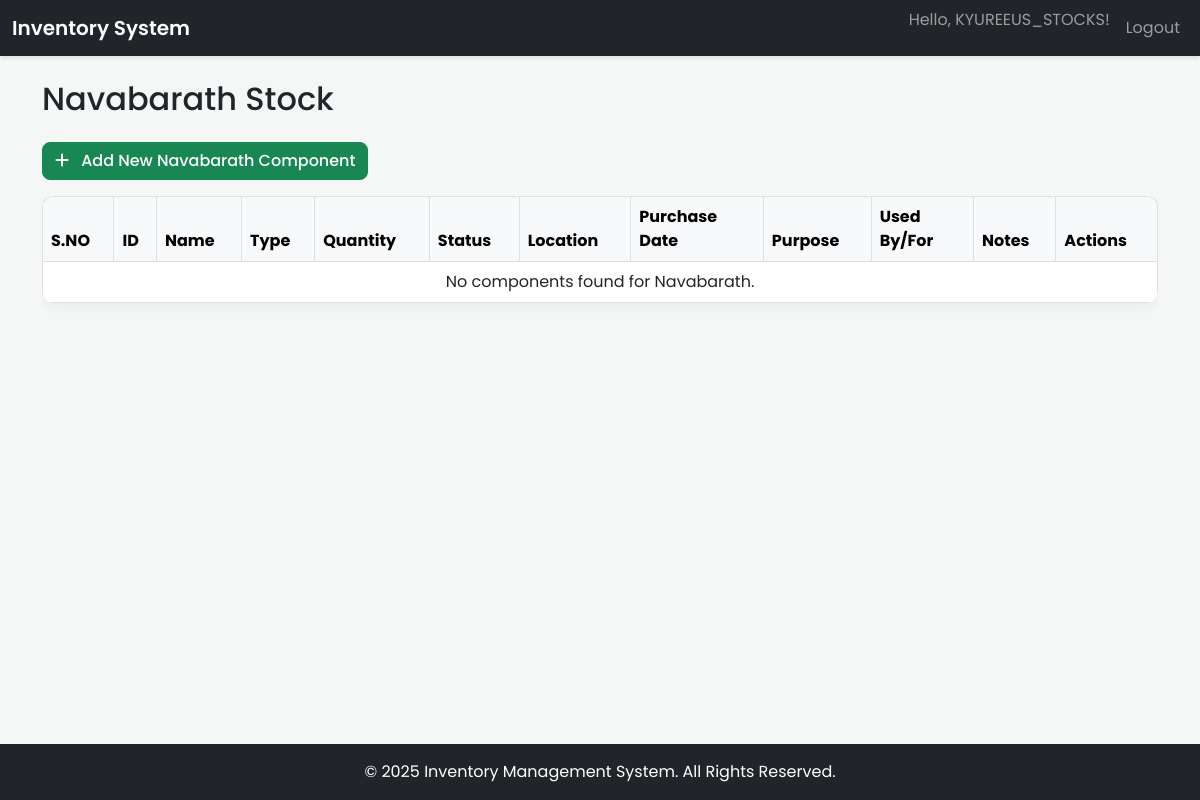
Before: /navabarath (signed in) with the older database file.
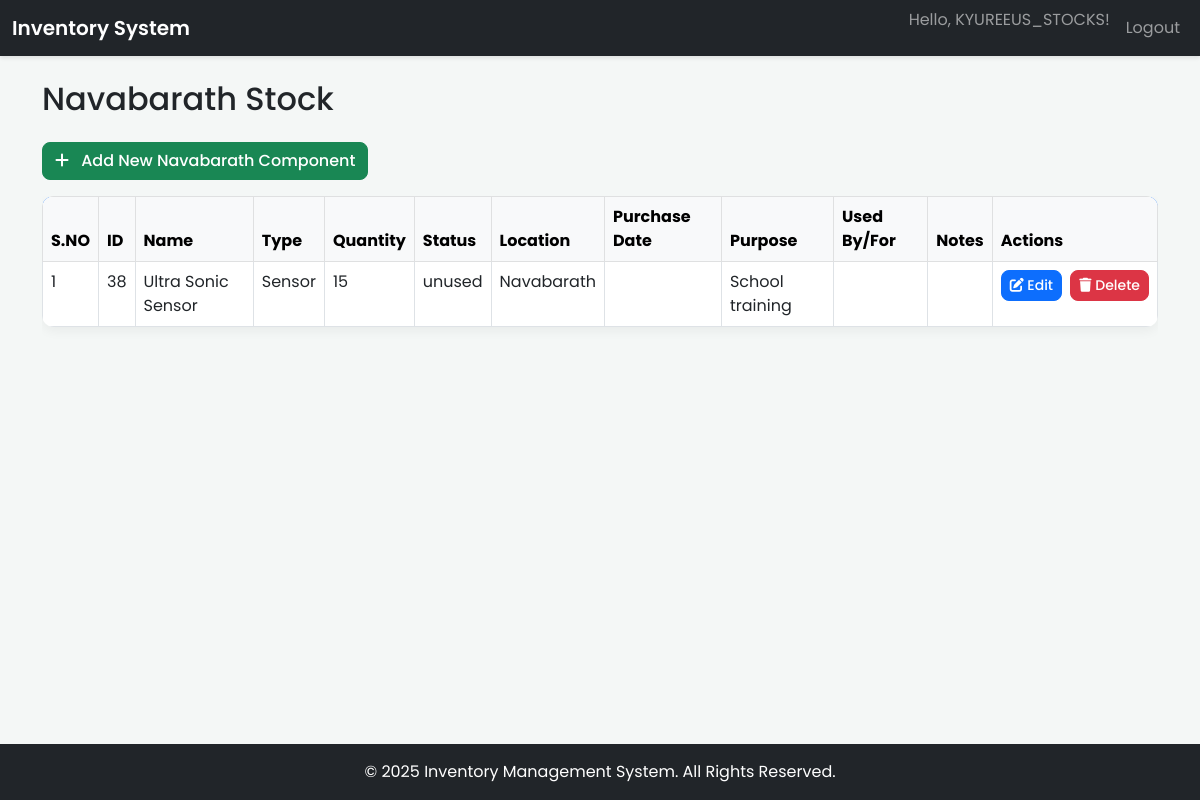
After: the same page with the newer database file.
### app.py (models this page shows)
class User(db.Model, UserMixin):
    id = db.Column(db.Integer, primary_key=True)
    username = db.Column(db.String(80), unique=True, nullable=False)
    password_hash = db.Column(db.String(128), nullable=False)

class Component(db.Model):
    id = db.Column(db.Integer, primary_key=True)
    name = db.Column(db.String(100), nullable=False)
    type = db.Column(db.String(100), nullable=False)
    quantity = db.Column(db.Integer, nullable=False)
    status = db.Column(db.String(20), nullable=False)  # used, unused, defect
    location = db.Column(db.String(100))
    purchase_date = db.Column(db.String(20))
    notes = db.Column(db.Text)
    purpose = db.Column(db.String(200))
    used_by_for = db.Column(db.String(100))

### app.py (the view)
@app.route('/navabarath')
@login_required
def navabarath():
    navabarath_components = Component.query.filter(Component.location.ilike('%navabarath%')).all()
    return render_template('navabarath.html', navabarath_components=navabarath_components)

### app.py (called while the page is built)
@login_manager.user_loader
def load_user(user_id):
    return User.query.get(int(user_id))

@app.context_processor
def inject_now():
    return {'now': datetime.datetime.utcnow()}

### templates/navabarath.html (shortened to what this page needs)
{% extends 'base.html' %}
{% block content %}
<div class="d-flex justify-content-between align-items-center mb-4">
    <h2 class="mb-0">Navabarath Stock</h2>
</div>
<div class="mb-3">
    <button class="btn btn-success" type="button" data-bs-toggle="collapse" data-bs-target="#addComponentForm" aria-expanded="false" aria-controls="addComponentForm">
        <i class="fas fa-plus me-2"></i> Add New Navabarath Component
    </button>
</div>
<div class="table-responsive">
    <table class="table table-bordered table-hover">
        <thead class="table-light">
            <tr>
                <th>S.NO</th>
                <th>ID</th>
                <th>Name</th>
                <th>Type</th>
                <th>Quantity</th>
                <th>Status</th>
                <th>Location</th>
                <th>Purchase Date</th>
                <th>Purpose</th>
                <th>Used By/For</th>
                <th>Notes</th>
                <th>Actions</th>
            </tr>
        </thead>
        <tbody>
            {% for component in navabarath_components %}
            <tr {% if component.quantity < 5 %}class="table-danger"{% endif %}>
                <td>{{ loop.index }}</td>
                <td>{{ component.id }}</td>
                <td>{{ component.name }}</td>
                <td>{{ component.type }}</td>
                <td>{{ component.quantity }}</td>
                <td>{{ component.status }}</td>
                <td>{{ component.location }}</td>
                <td>{{ component.purchase_date }}</td>
                <td>{{ component.purpose }}</td>
                <td>{{ component.used_by_for }}</td>
                <td>{{ component.notes }}</td>
                <td>
                    <a href="/edit/{{ component.id }}" class="btn btn-sm btn-primary me-1"><i class="fas fa-edit"></i> Edit</a>
                    <form method="post" action="/delete/{{ component.id }}" style="display: inline;" onsubmit="return confirm('Are you sure you want to delete this component?')">
                        <button type="submit" class="btn btn-sm btn-danger"><i class="fas fa-trash"></i> Delete</button>
                    </form>
                </td>
            </tr>
            {% else %}
            <tr>
                <td colspan="12" class="text-center">No components found for Navabarath.</td>
            </tr>
            {% endfor %}
        </tbody>
    </table>
</div>
{% endblock %}

### templates/base.html (shortened to what this page needs)
<!DOCTYPE html>
<html lang="en">
<head>
    <link href="https://cdn.jsdelivr.net/npm/bootstrap@5.3.0/dist/css/bootstrap.min.css" rel="stylesheet">
    <link rel="stylesheet" href="https://cdnjs.cloudflare.com/ajax/libs/font-awesome/6.0.0/css/all.min.css">
    <link rel="stylesheet" href="/static/style.css">
</head>
<body>
    {% if request.endpoint not in ['login', 'register', 'index'] %}
    <nav class="navbar navbar-expand-lg navbar-dark bg-dark mb-4">
        <div class="container-fluid">
            <a class="navbar-brand" href="/">Inventory System</a>
            <div class="collapse navbar-collapse" id="navbarContent">
                <ul class="navbar-nav ms-auto mb-2 mb-lg-0">
                    {% if current_user.is_authenticated %}
                        <li class="nav-item">
                            <span class="navbar-text me-2">Hello, {{ current_user.username }}!</span>
                        </li>
                        <li class="nav-item">
                            <a class="nav-link" href="/logout">Logout</a>
                        </li>
                    {% endif %}
                </ul>
            </div>
        </div>
    </nav>
    {% endif %}
    <div class="container">
        {% block content %}{% endblock %}
    </div>
    <footer class="footer mt-auto py-3 bg-dark text-white">
        <div class="container text-center">
            <span>&copy; {{ now.year }} Inventory Management System. All Rights Reserved.</span>
        </div>
    </footer>
</body>
</html>

### static/style.css (style rules this page uses)
body { font-family: 'Poppins', sans-serif; background-color: #f4f7f6; color: #212529; display: flex; flex-direction: column; min-height: 100vh; }
.container { flex: 1; }
.navbar { box-shadow: 0 2px 4px rgba(0,0,0,.1); }
.navbar-brand { font-weight: 600; }
.btn { border-radius: 0.5rem; font-weight: 500; transition: all 0.2s ease-in-out; }
.table { border-radius: 0.75rem; overflow: hidden; box-shadow: 0 4px 12px rgba(0,0,0,0.05); }
.table thead { background-color: #0d6efd; color: white; }
.table th { border-top: none; border-bottom-width: 0; }
.btn-sm { padding: 0.25rem 0.5rem; font-size: 0.875rem; }
.table td:last-child { white-space: nowrap; width: 1%; }

Changed rows visible on the page:
added Component: id "38", name "Ultra Sonic Sensor", type "Sensor", quantity "15", status "unused", location "Navabarath", purpose "School training"
Other visible differences:
text no longer shown: "No components found for Navabarath."
